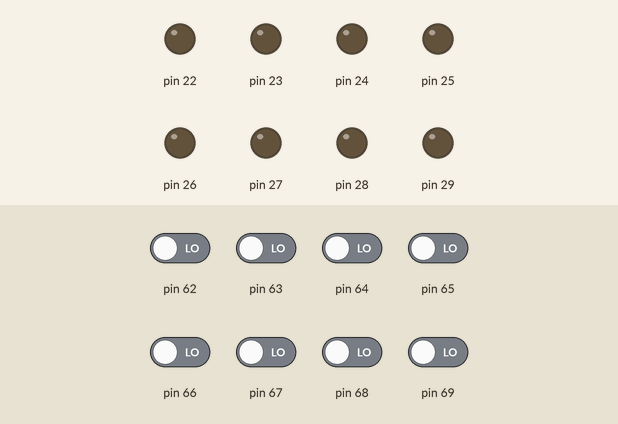
Simulated run of this sketch. Board: Arduino Mega 2560, built with avr-gcc and run on an emulated ATmega2560. On the bench: output pins drawn as LEDs (lit = HIGH). Inputs (shaded band) come from the test bench; at power-on: pin 62–69 LOW.

Above: at 1.2 s.
1.3 s: pin 62 driven HIGH
At 2.5 s:
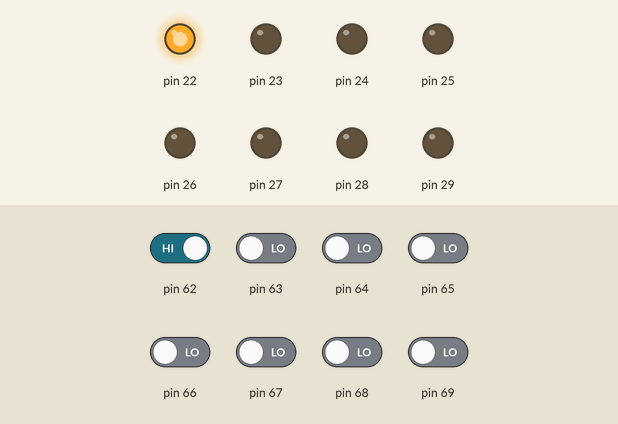
2.8 s: pin 63 driven HIGH
At 3.6 s:
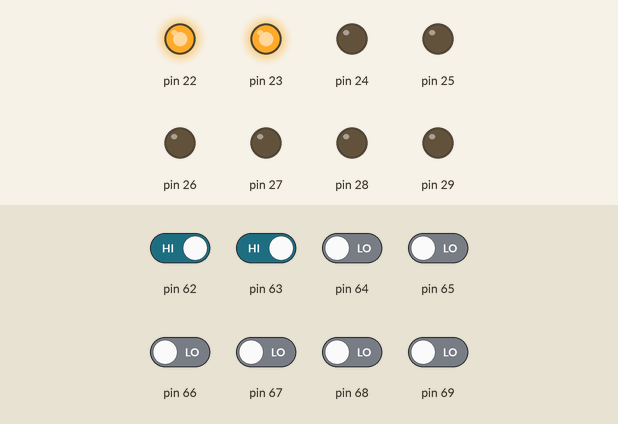
4.3 s: pin 64 driven HIGH
At 4.8 s:
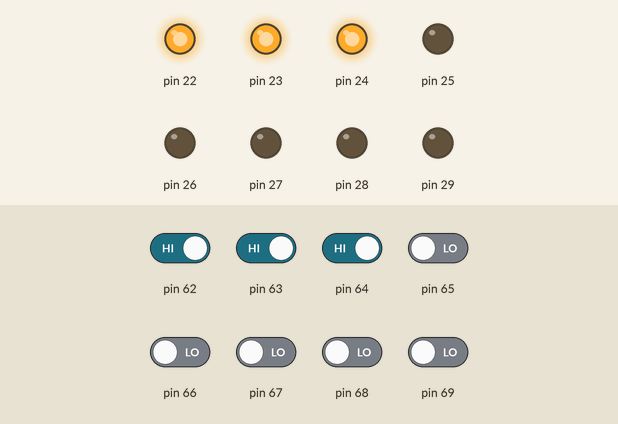
5.8 s: pin 65 driven HIGH
At 7.0 s:
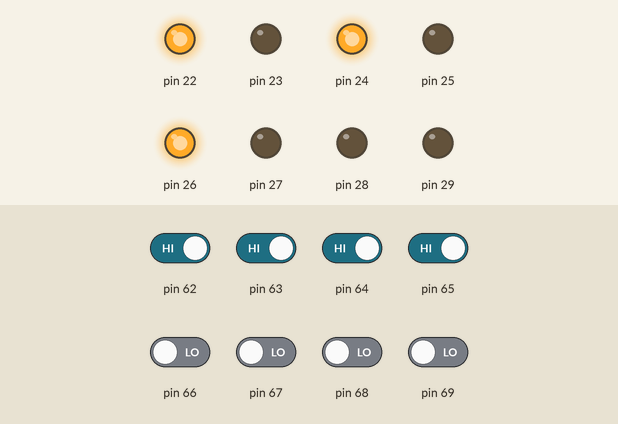
7.3 s: pin 66 driven HIGH
At 8.3 s:
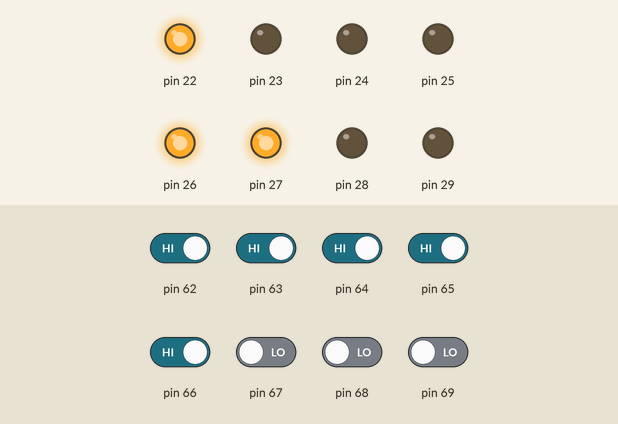
8.8 s: pin 67 driven HIGH
At 9.4 s:
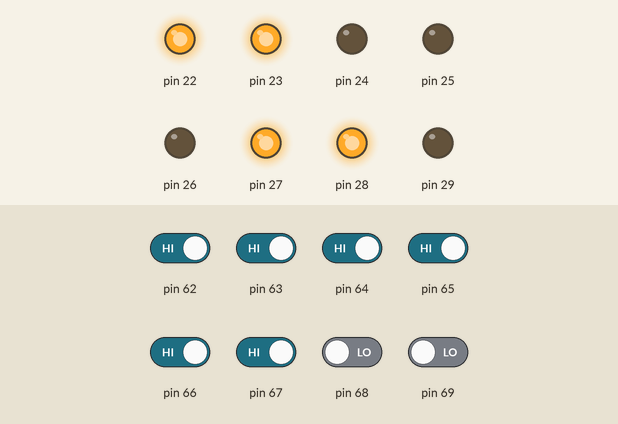
Timing chart, 0 to 11.3 s (numbered marks = the images above; inputs shaded):
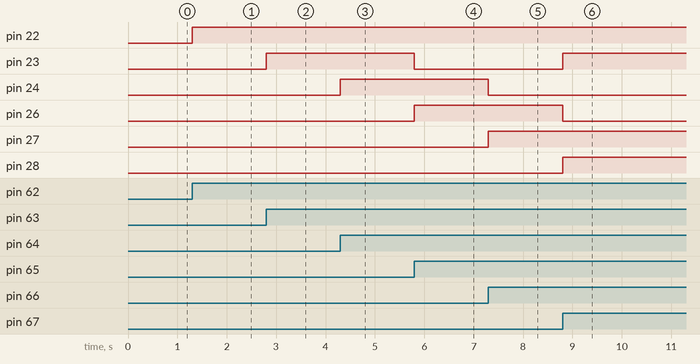

Measured:
- after the input at 1.3 s, pin 22: LOW → HIGH at once
- after the input at 2.8 s, pin 23: LOW → HIGH at once
- after the input at 4.3 s, pin 24: LOW → HIGH at once
- after the input at 5.8 s, pin 23: HIGH → LOW at once; pin 26: LOW → HIGH at once
- after the input at 7.3 s, pin 24: HIGH → LOW at once; pin 27: LOW → HIGH at once
- after the input at 8.8 s, pin 23, pin 28: LOW → HIGH at once; pin 26: HIGH → LOW at once

The sketch:

out.ino
```cpp
//out

int num;
void setup() {
  DDRA = B11111111;
}

void loop() {
  num = PINK; //20

  byte dNum = (num / 10) << 4;
  byte uNum = num % 10;
  PORTA = dNum | uNum;
}
```
